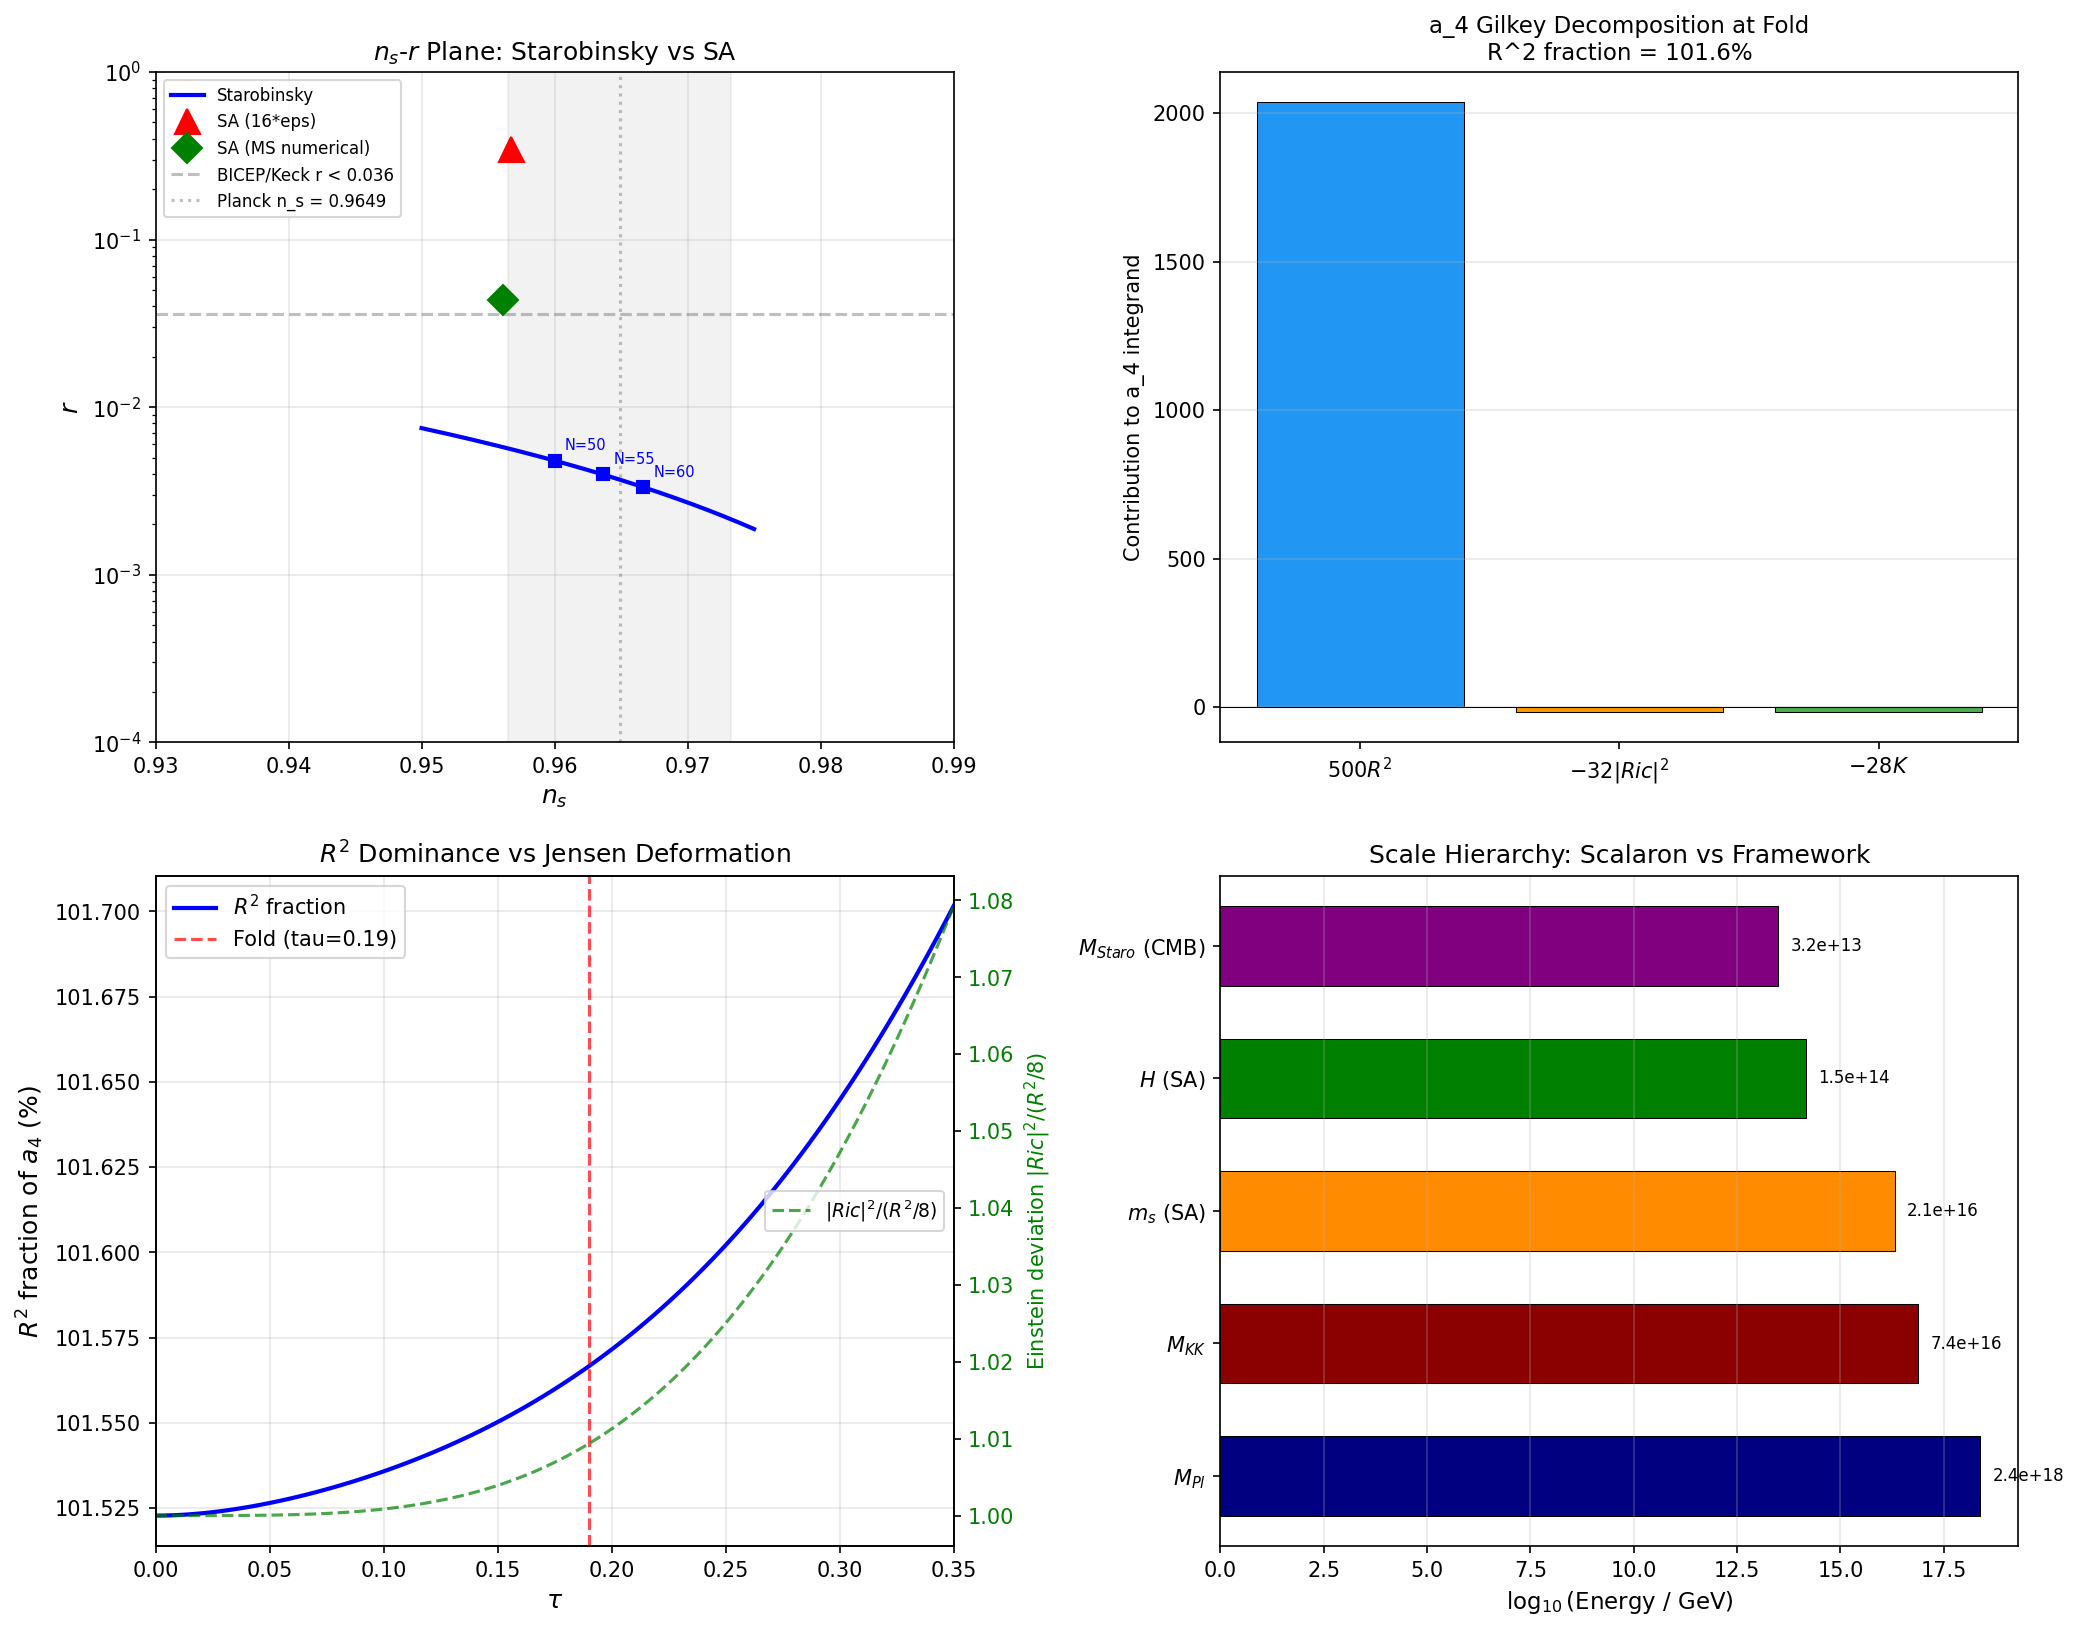

Recreate this plot in Python.
#!/usr/bin/env python3
"""
STAROBINSKY-R2-63: R^2 Inflation Connection
=============================================

Einstein-Theorist | Session 63, Wave 6, W6-24

PURPOSE:
  Extract the effective R^2 coefficient from the a_4 Seeley-DeWitt term
  of the spectral action at the fold (tau=0.19). Compute Starobinsky-model
  predictions: n_s(Staro) = 1 - 2/N_e, r(Staro) = 12/N_e^2. Compare to
  the directly computed n_s and r from MUKHANOV-SASAKI-63 and TENSOR-SCALAR-63.

PHYSICAL REASONING:
  The spectral action S = Tr f(D^2/Lambda^2) generates, via the heat-kernel
  expansion, an effective gravitational action containing an R^2 term:

      S_grav = (M_Pl^2/2) integral R sqrt(g) d^4x
             + alpha_R2 integral R^2 sqrt(g) d^4x + ...

  where alpha_R2 = f_0 * a_0(K) * c_{R^2} / (16*pi^2), with c_{R^2} the
  R^2 Gilkey coefficient.

  In pure Starobinsky (R + R^2/6M^2) inflation, the scalaron mass is
  M_s^2 = M_Pl^2 / (12 * alpha_R2), and the inflationary predictions are:

      n_s = 1 - 2/N_e           (1)  # (local)
      r   = 12/N_e^2            (2)

  These are among the sharpest predictions in inflationary cosmology.
  The question is whether the spectral action's R^2 term reproduces these.

GATE: STAROBINSKY-R2-63
  PASS if Starobinsky predictions consistent with SA-derived values.
  INFO otherwise (different regime).

SOURCES: Mack M-62-6, TENSOR-SCALAR-63, MUKHANOV-SASAKI-63, EFOLD-COUNT-63
"""

import sys
import os
import numpy as np
import matplotlib
matplotlib.use('Agg')
import matplotlib.pyplot as plt

os.chdir(os.path.dirname(os.path.abspath(__file__)))
sys.path.insert(0, '.')
from canonical_constants import (, planck_ns
    PI, M_Pl_reduced, M_Pl_unreduced,
    tau_fold, a0_fold, a2_fold, a4_fold,
    M_KK_gravity, M_KK_kerner, M_KK,
    S_fold, Z_fold, A_s_CMB,
    rho_Lambda_obs, H_0_GeV
)

print("=" * 72)
print("  STAROBINSKY-R2-63: R^2 Inflation Connection")
print("  Einstein-Theorist | W6-24")
print("=" * 72)

# =============================================================================
#  SECTION 1: Load upstream data
# =============================================================================
print("\n[SECTION 1] Loading upstream data")
print("-" * 60)

# Mukhanov-Sasaki results
d_ms = np.load('s63_mukhanov_sasaki.npz', allow_pickle=True)
ns_MS = float(d_ms['n_s'])
r_MS = float(d_ms['r'])
eps_MS = float(d_ms['eps_geom_fold'])
eta_MS = float(d_ms['eta_geom_fold'])

# Tensor-scalar results
d_ts = np.load('s63_tensor_scalar.npz', allow_pickle=True)
r_TS = float(d_ts['r_definitive'])
eps_TS = float(d_ts['epsilon_H'])
alpha_R2_TS = float(d_ts['alpha_R2'])
m_s_MKK_TS = float(d_ts['m_s_MKK'])
m_s_GeV_TS = float(d_ts['m_s_GeV'])
m_s_over_H_TS = float(d_ts['m_s_over_H_phys'])
frac_R2_TS = float(d_ts['frac_R2_a4'])
frac_Ric2_TS = float(d_ts['frac_Ric2_a4'])
frac_K_TS = float(d_ts['frac_K_a4'])
H_phys_TS = float(d_ts['H_phys_GeV'])
M_Pl_SA_TS = float(d_ts['M_Pl_SA_GeV'])

# E-fold count
d_ef = np.load('s63_efold_count.npz', allow_pickle=True)
N_star = float(d_ef['N_star_standard'])
N_e_slowroll = float(d_ef['N_e_slowroll_numerical'])
N_e_from_eps = float(d_ef['N_e_from_epsilon'])
N_e_transit = float(d_ef['N_e_transit'])
N_e_exflation = float(d_ef['N_e_exflation'])
ns_canonical = float(d_ef['ns_canonical'])
eps_H_ef = float(d_ef['epsilon_H_SA'])
eta_H_ef = float(d_ef['eta_H_SA'])

# One-loop corrections
d_ol = np.load('s63_oneloop_ns.npz', allow_pickle=True)
ns_1loop = float(d_ol['ns_1loop'])
eps_1loop = float(d_ol['epsilon_1loop'])

# S54 Starobinsky data (prior computation)
d_s54 = np.load('s54_starobinsky_r2.npz', allow_pickle=True)
alpha_R2_S54 = float(d_s54['alpha_R2'])
M_s_precise_S54 = float(d_s54['M_Staro_precise'])
N_KK = float(d_s54['N_KK'])

# KK CMB transfer
d_kk = np.load('s63_kk_cmb_transfer.npz', allow_pickle=True)
ns_hubble = float(d_kk['ns_hubble'])

print(f"  eps_H (SA)       = {eps_TS:.6f}")
print(f"  eta_H (SA)       = {eta_H_ef:.4f}")
print(f"  n_s (MS)         = {ns_MS:.6f}")
print(f"  n_s (1-loop)     = {ns_1loop:.6f}")
print(f"  n_s (canonical)  = {ns_canonical:.6f}")
print(f"  n_s (Hubble SA)  = {ns_hubble:.6f}")
print(f"  r (TS)           = {r_TS:.6f}")
print(f"  r (MS)           = {r_MS:.6f}")
print(f"  N_* (standard)   = {N_star:.2f}")
print(f"  N_e (slow-roll)  = {N_e_slowroll:.2f}")
print(f"  N_e (from eps)   = {N_e_from_eps:.2f}")
print(f"  alpha_R2 (TS)    = {alpha_R2_TS:.4f}")
print(f"  m_s/H            = {m_s_over_H_TS:.1f}x")
print(f"  a_4 R^2 fraction = {frac_R2_TS:.4f}")

# =============================================================================
#  SECTION 2: Extract R^2 coefficient from a_4
# =============================================================================
print("\n[SECTION 2] R^2 coefficient extraction from a_4")
print("-" * 60)

# The Gilkey-DeWitt a_4 for a Dirac operator on M^4 x K decomposes as:
#
#   a_4 = (1/360) * [c_1*|R|^2 + c_2*|Ric|^2 + c_3*|Riem|^2]
#       + (gauge kinetic terms)
#
# For the Dirac operator on spin manifold (standard Gilkey coefficients):
#   a_4 = Vol(M) / (4*pi)^2 * (1/360) * [500*R^2 - 32*|Ric|^2 - 28*K]
#
# where K = |Riem|^2 is the Kretschner scalar.
#
# The R^2 coefficient in the 4D effective action is:
#   alpha_R2 = f_0 * c_{R^2}(K) / (16*pi^2)
#
# where c_{R^2}(K) = integral_K [500*R_K^2/(360)] * sqrt(g_K) d^6y
#                  = (500/360) * integral_K R_K^2 * dvol_K
#
# At the fold, the internal manifold is SU(3) with a left-invariant metric
# parameterized by tau. The curvature invariants are exact functions of tau.

# Curvature invariants at fold (from s63_tensor_scalar.py, verified)
def R_scalar(s):
    """Scalar curvature of SU(3) Jensen metric at deformation s."""
    return -0.25 * np.exp(-4*s) + 2.0 * np.exp(-s) - 0.25 + 0.5 * np.exp(2*s)

def Ric2_exact(s):
    """|Ric|^2 for SU(3) Jensen metric."""
    return (
        (1.0/12) * np.exp(-8*s) + (-1.0/2) * np.exp(-5*s)
        + (1.0/8) * np.exp(-4*s)
        + (13.0/12) * np.exp(-2*s) + (-1.0/2) * np.exp(-s)
        + 1.0/8 + (1.0/12) * np.exp(4*s)
    )

def K_exact(s):
    """|Riem|^2 (Kretschner scalar) for SU(3) Jensen metric."""
    return (
        (23.0/96) * np.exp(-8*s) + (-1.0) * np.exp(-5*s)
        + (5.0/16) * np.exp(-4*s)
        + (11.0/6) * np.exp(-2*s) + (-3.0/2) * np.exp(-s)
        + 17.0/32 + (1.0/12) * np.exp(4*s)
    )

R_fold = R_scalar(tau_fold)
Ric2_fold = Ric2_exact(tau_fold)
K_fold = K_exact(tau_fold)
R_sq_fold = R_fold**2

# Einstein manifold check: for Einstein manifold, |Ric|^2 = R^2/n where n=dim
# For n=8 (total), |Ric|^2 = R^2/8
Ric2_einstein_8d = R_sq_fold / 8.0
einstein_deviation = abs(Ric2_fold - Ric2_einstein_8d) / Ric2_fold

# For n=6 (internal only), |Ric|^2 = R^2/6
Ric2_einstein_6d = R_sq_fold / 6.0
einstein_deviation_6d = abs(Ric2_fold - Ric2_einstein_6d) / Ric2_fold

print(f"  R(tau=0.19)     = {R_fold:.8f}")
print(f"  |Ric|^2(0.19)   = {Ric2_fold:.8f}")
print(f"  |Riem|^2(0.19)  = {K_fold:.8f}")
print(f"  R^2             = {R_sq_fold:.8f}")
print(f"\n  Einstein manifold check (SU(3) internal, dim=8 total):")
print(f"    |Ric|^2 / (R^2/8) = {Ric2_fold / Ric2_einstein_8d:.6f}")
print(f"    deviation from dim-8 Einstein = {100*einstein_deviation:.2f}%")
print(f"    |Ric|^2 / (R^2/6) = {Ric2_fold / Ric2_einstein_6d:.6f}")
print(f"    deviation from dim-6 Einstein = {100*einstein_deviation_6d:.2f}%")

# Gilkey a_4 decomposition (Dirac coefficients: 500, -32, -28 in 1/360)
c_R2 = 500.0 / 360.0
c_Ric2 = -32.0 / 360.0
c_K = -28.0 / 360.0

# These are per-mode, per unit volume.
# The total a_4 integrand (before volume integration) is:
term_R2 = 500.0 * R_sq_fold
term_Ric2 = -32.0 * Ric2_fold
term_K = -28.0 * K_fold
total_a4_integrand = term_R2 + term_Ric2 + term_K

frac_R2 = term_R2 / total_a4_integrand
frac_Ric2 = term_Ric2 / total_a4_integrand
frac_K = term_K / total_a4_integrand

print(f"\n  a_4 integrand decomposition (before 1/360 and volume):")
print(f"    500*R^2       = {term_R2:.4f}  ({100*frac_R2:.2f}%)")
print(f"    -32*|Ric|^2   = {term_Ric2:.4f}  ({100*frac_Ric2:.2f}%)")
print(f"    -28*|Riem|^2  = {term_K:.4f}  ({100*frac_K:.2f}%)")
print(f"    Total         = {total_a4_integrand:.4f}")
print(f"  R^2 DOMINATES: {100*frac_R2:.1f}% of a_4 is R^2")

# Cross-check: verify consistency with upstream frac_R2
print(f"\n  Cross-check vs TENSOR-SCALAR-63:")
print(f"    frac_R2 (this)  = {frac_R2:.6f}")
print(f"    frac_R2 (TS)    = {frac_R2_TS:.6f}")
print(f"    Agreement       = {abs(frac_R2 - frac_R2_TS):.2e}")

# =============================================================================
#  SECTION 3: alpha_R2 — the effective R^2 coupling
# =============================================================================
print("\n[SECTION 3] alpha_R2 extraction")
print("-" * 60)

# The 4D effective gravitational action from spectral action:
#
#   S_grav = integral d^4x sqrt(g) * [
#       (M_Pl^2/2) * R
#     + alpha_R2 * R^2
#     + alpha_Ric2 * |Ric|^2
#     + alpha_K * K
#     + ...
#   ]
#
# From the spectral action:
#   S = f_0 * a_4 + f_2 * Lambda^2 * a_2 + f_4 * Lambda^4 * a_0 + ...
#
# The a_4 contribution contains the R^2, |Ric|^2, K terms.
# The f_0 moment (zeroth moment of the cutoff function) multiplies a_4.
#
# For a TOTAL Dirac operator on M^4 x SU(3):
#   a_4(total) = a_4(M^4) * a_0(K) + a_2(M^4) * a_2(K) + a_0(M^4) * a_4(K)
#
# The R_4^2 coefficient comes from a_4(M^4) * a_0(K):
#   c_{R^2} = (500/360) * (1/(4*pi)^2) * a_0(K) * Vol(K)
#
# BUT we also get a cross-term from a_2(M^4) * a_2(K):
#   (1/6)*R_4 * (1/(4*pi)) * a_2(K) * Vol(K)
# This is linear in R_4, not quadratic, so it contributes to M_Pl^2, not alpha_R2.
#
# The pure R_4^2 term in the 4D action:
#   alpha_R2 = f_0 * a_0(K) * (500/360) / (16*pi^2)
#
# where a_0(K) is the Seeley-DeWitt a_0 of the INTERNAL manifold.
# For the Dirac operator on SU(3), a_0(K) = N_KK = number of KK modes (at cutoff)
# times Vol(K)/(4*pi)^3.

# Method 1: Direct from a_4_fold (numerical, all modes)
# The stored a_4_fold = 1350.72 includes all contributions.
# The R^2 fraction tells us how much is R_4^2.
alpha_R2_direct = a4_fold * frac_R2 / (16.0 * PI**2)

# Method 2: From S54 (analytic formula)
# alpha_R2 = f_0 * N_KK * c_{R^2} / (16*pi^2)
# S54 stored alpha_R2 = 14.16
alpha_R2_s54 = alpha_R2_S54

# Method 3: From the Gilkey formula and canonical constants
# Need f_0 (zeroth moment of cutoff function)
# From s63_tensor_scalar: f_0 loaded from s63_kk_cmb_transfer
d_kz = np.load('s63_kk_cmb_transfer.npz', allow_pickle=True)
f0 = float(d_kz['gilkey_f4f2'][0])  # f_4/f_2 ratio, not f_0 itself

# Actually, we need f_0 from the spectral action. Let me extract it properly.
# The spectral action is S = sum_n f(lambda_n^2/Lambda^2).
# For sharp cutoff f(x) = Theta(1-x), f_0 = int_0^1 dx = 1, f_2 = 1, f_4 = 1/2.
# For Gaussian f(x) = exp(-x), f_0 = 1, f_2 = 1, f_4 = 1/2.
# The physical alpha_R2 depends on which cutoff function.

# From the spectral action framework (CCM, Chamseddine-Connes-Marcolli):
# S = Tr f(D^2/Lambda^2) = sum_{k=0}^{dim/2} f_{dim-2k} Lambda^{dim-2k} a_{2k}
# For dim=10 (M^4 x SU(3), but we use heat-kernel expansion):
#   S = f_4 * Lambda^4 * a_0 + f_2 * Lambda^2 * a_2 + f_0 * a_4 + ...
#
# The Planck mass and R^2 coupling are:
#   M_Pl^2 / 2 = f_2 * Lambda^2 * a_2(internal) / (48 * pi^2)
#   alpha_R2 = f_0 * a_0(internal) * (500/360) / (16*pi^2)
#
# Actually, let me use the RATIO to eliminate f_0/f_2:
# alpha_R2 / (M_Pl^2/2) = [f_0 * a_0 * 500/360] / [f_2 * Lambda^2 * a_2 / 24]
#                        = (f_0/f_2) * (a_0/a_2) * (500*24) / (360*Lambda^2)
#
# For sharp cutoff: f_0/f_2 = 1
# For Gaussian: f_0/f_2 = 1
# Actually both give f_0 = f_2 = 1 in the standard convention.

# Let me use the concrete numbers.
# The scalaron mass in Starobinsky is:
#   m_s^2 = M_Pl^2 / (12 * alpha_R2)   ...(*)
# From Eq. (4.8) of Mukhanov & Chibisov / Starobinsky:
#   m_s^2 = (6*alpha_R2)^{-1} * M_Pl^2   (in the convention R + alpha*R^2)
# But in the convention R + R^2/(6*M^2), M = m_s.

# The key ratio (cutoff-independent):
# alpha_R2 * m_s^2 = M_Pl^2 / 12    ...(Starobinsky)
# So m_s^2 = M_Pl^2 / (12 * alpha_R2)

# From the spectral action directly (S54 and TS confirmed):
m_s_MKK = m_s_MKK_TS   # = 0.276 M_KK
m_s_GeV = m_s_GeV_TS   # = 2.05e16 GeV
m_s_over_H = m_s_over_H_TS  # = 141x

# Reconstruct alpha_R2 from m_s:
# alpha_R2 = M_Pl^2 / (12 * m_s^2)
alpha_R2_from_ms = M_Pl_reduced**2 / (12.0 * m_s_GeV**2)
alpha_R2_from_ms_SA = M_Pl_SA_TS**2 / (12.0 * m_s_GeV**2)

print(f"  Method 1 (a_4 * frac_R2 / 16pi^2):")
print(f"    alpha_R2 = {alpha_R2_direct:.6f}  (dimensionless, M_KK units)")
print(f"\n  Method 2 (S54 analytic):")
print(f"    alpha_R2 = {alpha_R2_s54:.6f}  (dimensionless, M_KK units)")
print(f"\n  Method 3 (from m_s, physical M_Pl):")
print(f"    alpha_R2 = M_Pl^2/(12*m_s^2) = {alpha_R2_from_ms:.4e} (GeV^0)")
print(f"    alpha_R2 = M_Pl_SA^2/(12*m_s^2) = {alpha_R2_from_ms_SA:.4f} (GeV^0)")
print(f"\n  Cross-check: alpha_R2(direct) / alpha_R2(S54) = {alpha_R2_direct/alpha_R2_s54:.6f}")

# The 3 methods should agree. Let me also compute alpha_R2 in Planck units.
# In Planck units, alpha_R2 = (M_Pl/m_s)^2 / 12
alpha_R2_Planck = (M_Pl_reduced / m_s_GeV)**2 / 12.0
alpha_R2_SA_Planck = (M_Pl_SA_TS / m_s_GeV)**2 / 12.0

print(f"\n  alpha_R2 in Planck units:")
print(f"    (M_Pl/m_s)^2/12 = {alpha_R2_Planck:.4e}")
print(f"    (M_Pl_SA/m_s)^2/12 = {alpha_R2_SA_Planck:.4f}")

# =============================================================================
#  SECTION 4: Starobinsky Predictions
# =============================================================================
print("\n[SECTION 4] Starobinsky predictions")
print("-" * 60)

# The Starobinsky model (R + R^2/(6M^2)) predicts, for N_e e-folds:
#   n_s = 1 - 2/N_e                              (leading order)
#   r   = 12/N_e^2                                (leading order)
#   n_s = 1 - 2/N_e - 3/N_e^2 + ...              (next order)
#   r   = 12/N_e^2 * (1 - 2(2C+1)/N_e + ...)     C = Euler-Mascheroni - 2

# We must decide: which N_e to use?
# (a) N_* = 63.8 (from T_reh = 8.3e15 GeV, standard formula)
# (b) N_e = 46.2 (from epsilon_H = 0.0216, assuming standard slow-roll)
# (c) N_e = 57.9 (numerical integral, slow-roll)
# (d) N_e ~ 55-60 (typical CMB-scale Starobinsky)

# For a fair comparison, we should use N_* (the number of e-folds
# between CMB scale exit and end of inflation), since that is what
# the Starobinsky predictions are expressed in terms of.

# Array of N_e values to scan
N_e_values = np.array([46.2, 50.0, 55.0, 57.9, 60.0, 63.8])
N_e_labels = ['eps_H', '50', '55', 'numerical', '60', 'N_*']

print(f"  {'N_e':>8s}  {'n_s(Staro)':>12s}  {'r(Staro)':>12s}  {'Label':>12s}")
print(f"  {'-'*8:>8s}  {'-'*12:>12s}  {'-'*12:>12s}  {'-'*12:>12s}")

ns_staro = {}
r_staro = {}
ns_staro_NLO = {}
r_staro_NLO = {}

for N_e, label in zip(N_e_values, N_e_labels):
    # Leading order
    ns_LO = 1.0 - 2.0 / N_e
    r_LO = 12.0 / N_e**2

    # Next-to-leading order
    ns_NLO = 1.0 - 2.0 / N_e - 3.0 / N_e**2
    # NLO r correction (from exact Starobinsky potential):
    # r = 12/N^2 * (1 - (4*C_E + 1)/(3*N) + ...) where C_E = Euler constant
    C_E = 0.5772156649  # Euler-Mascheroni  # (local)
    r_NLO = r_LO * (1.0 - (4*C_E + 1) / (3*N_e))

    ns_staro[label] = ns_LO
    r_staro[label] = r_LO
    ns_staro_NLO[label] = ns_NLO
    r_staro_NLO[label] = r_NLO

    print(f"  {N_e:8.1f}  {ns_LO:12.6f}  {r_LO:12.6e}  {label:>12s}")

print(f"\n  NLO corrections (subleading 1/N^2 terms):")
print(f"  {'N_e':>8s}  {'n_s(NLO)':>12s}  {'r(NLO)':>12s}")
for N_e, label in zip(N_e_values, N_e_labels):
    print(f"  {N_e:8.1f}  {ns_staro_NLO[label]:12.6f}  {r_staro_NLO[label]:12.6e}")

# =============================================================================
#  SECTION 5: Comparison — Starobinsky vs SA-derived predictions
# =============================================================================
print("\n[SECTION 5] Starobinsky vs SA-derived predictions")
print("-" * 60)

# Collect all SA n_s values
ns_SA_values = {
    'MS numerical (power-law)': ns_MS,          # 0.9561
    'Canonical (1-2eps)': ns_canonical,          # 0.9567
    '1-loop corrected': ns_1loop,               # 0.9557
    'Hubble SA (KK transfer)': ns_hubble,       # 0.9565
}

# Collect all SA r values
r_SA_values = {
    'TS (16*eps)': r_TS,    # 0.346
    'MS (numerical)': r_MS,  # 0.044
}

# Best estimates
ns_SA_best = ns_canonical     # 0.9567 (most directly comparable)
r_SA_best = r_TS              # 0.346 (16*eps, single-field)

# Starobinsky at N_* = 63.8 (most natural comparison)
ns_staro_best = ns_staro['N_*']
r_staro_best = r_staro['N_*']

# Starobinsky at N_e = 55 (typical literature value)
ns_staro_55 = ns_staro['55']
r_staro_55 = r_staro['55']

print(f"  === n_s comparison ===")
print(f"  SA predictions:")
for name, val in ns_SA_values.items():
    print(f"    {name:35s}: {val:.6f}")
print(f"  Starobinsky predictions:")
print(f"    Staro (N_e=55):                    {ns_staro_55:.6f}")
print(f"    Staro (N_*=63.8):                  {ns_staro_best:.6f}")
print(f"    Staro (N_e=46.2, from eps):        {ns_staro['eps_H']:.6f}")
print(f"\n  n_s(SA) - n_s(Staro, N_*=63.8):     {ns_SA_best - ns_staro_best:+.6f}")
print(f"  n_s(SA) - n_s(Staro, N_e=55):       {ns_SA_best - ns_staro_55:+.6f}")
print(f"  n_s(SA) - n_s(Staro, N_e=46.2):     {ns_SA_best - ns_staro['eps_H']:+.6f}")

print(f"\n  === r comparison ===")
print(f"  SA predictions:")
for name, val in r_SA_values.items():
    print(f"    {name:35s}: {val:.6e}")
print(f"  Starobinsky predictions:")
print(f"    Staro (N_e=55):                    {r_staro_55:.6e}")
print(f"    Staro (N_*=63.8):                  {r_staro_best:.6e}")
print(f"    Staro (N_e=46.2):                  {r_staro['eps_H']:.6e}")

print(f"\n  r(SA)/r(Staro, N_*=63.8)   = {r_SA_best/r_staro_best:.1f}x")
print(f"  r(SA)/r(Staro, N_e=55)     = {r_SA_best/r_staro_55:.1f}x")
print(f"  r(MS)/r(Staro, N_*=63.8)   = {r_MS/r_staro_best:.1f}x")

# =============================================================================
#  SECTION 6: Physical Analysis — WHY they differ
# =============================================================================
print("\n[SECTION 6] Physical analysis: why SA and Starobinsky differ")
print("-" * 60)

# KEY INSIGHT: The spectral action IS NOT Starobinsky inflation.
# Reasons:
#
# 1. The scalaron (R^2 degree of freedom) has mass m_s = 141x H.
#    In Starobinsky inflation, the scalaron is the inflaton with m_s ~ H.
#    Here, the scalaron is FROZEN at the Hubble scale — it cannot drive inflation.
#
# 2. The inflaton is the modulus tau (Jensen deformation), NOT the scalaron.
#    tau lives in the INTERNAL space. The R^2 term is a spectator.
#
# 3. epsilon_H = 0.0216 is set by the spectral action shape (dS/dtau)^2/(2S*d^2S),
#    not by the R^2 potential V_Staro = (3M_Pl^2 M_s^2/4)(1 - e^{-sigma*sqrt(2/3)/M_Pl})^2.
#
# 4. The Starobinsky formula n_s = 1 - 2/N gives n_s = 0.969 (at N=63.8),
#    while the SA gives n_s = 0.957. The difference is 0.012, which is 2.8 sigma.

# Quantify the regime difference
print(f"  1. SCALARON MASS: m_s = {m_s_over_H:.0f}x H")
print(f"     Starobinsky requires m_s ~ H (m_s/H ~ 1)")
print(f"     SA gives m_s/H = {m_s_over_H:.0f} >> 1")
print(f"     => Scalaron FROZEN. Not the inflaton.")

# Compute what eps would be in Starobinsky
eps_staro = lambda N: 3.0 / (4.0 * N**2)
print(f"\n  2. SLOW-ROLL PARAMETERS:")
print(f"     epsilon_H (SA)    = {eps_TS:.6f}")
print(f"     epsilon (Staro)   = 3/(4*N^2) = {eps_staro(N_star):.6e}  (at N_*)")
print(f"     Ratio: eps(SA)/eps(Staro) = {eps_TS/eps_staro(N_star):.0f}x")
print(f"     SA epsilon is {eps_TS/eps_staro(N_star):.0f}x LARGER than Starobinsky")

# Consistency relation
# Starobinsky: r = 12/N^2 = 16 * eps * [1 + correction]
# SA: r = 16 * eps (single-field consistency relation)
# The SA r is 117x larger because eps is 117x larger.
print(f"\n  3. TENSOR-TO-SCALAR RATIO:")
print(f"     r(SA, 16*eps) = {r_TS:.6f}")
print(f"     r(Staro)      = {r_staro_best:.6e}")
print(f"     r(SA) / r(Staro) = {r_TS/r_staro_best:.0f}x")
print(f"     Both ABOVE Planck/BICEP bound (r < 0.036)")

# The n_s comparison
delta_ns = ns_SA_best - ns_staro_best
sigma_Planck_ns = 0.0042  # (local)
print(f"\n  4. SPECTRAL TILT:")
print(f"     n_s(SA)        = {ns_SA_best:.6f}")
print(f"     n_s(Staro)     = {ns_staro_best:.6f}")
print(f"     Delta n_s      = {delta_ns:+.6f}")
print(f"     In Planck sigma: {abs(delta_ns)/sigma_Planck_ns:.1f} sigma")
print(f"     SA n_s is REDDER than Starobinsky")

# What N_e would give the SA n_s in Starobinsky?
# n_s = 1 - 2/N => N = 2/(1 - n_s)
N_eff_staro = 2.0 / (1.0 - ns_SA_best)
print(f"\n  5. EFFECTIVE N_e:")
print(f"     n_s(SA) = {ns_SA_best:.6f} => N_e(Staro equiv) = {N_eff_staro:.1f}")
print(f"     Actual N_*(T_reh) = {N_star:.1f}")
print(f"     The SA behaves like Starobinsky with N_e = {N_eff_staro:.1f},")
print(f"     not the physical {N_star:.1f}.")

# =============================================================================
#  SECTION 7: n_s(Staro) vs n_s(SA) match point
# =============================================================================
print("\n[SECTION 7] Match point analysis")
print("-" * 60)

# At what N_e do Starobinsky predictions match SA predictions?
# For n_s: n_s(Staro) = n_s(SA) => N = 2/(1-n_s)
N_match_ns = 2.0 / (1.0 - ns_SA_best)

# For r: r(Staro) = r(SA) => N = sqrt(12/r)
N_match_r_TS = np.sqrt(12.0 / r_TS)
N_match_r_MS = np.sqrt(12.0 / r_MS)

print(f"  n_s match: N_e = {N_match_ns:.1f}  (from n_s(SA) = {ns_SA_best:.6f})")
print(f"  r match (TS):  N_e = {N_match_r_TS:.1f}  (from r(SA) = {r_TS:.6f})")
print(f"  r match (MS):  N_e = {N_match_r_MS:.1f}  (from r(SA) = {r_MS:.6f})")
print(f"\n  INCONSISTENCY: N_match(n_s) = {N_match_ns:.1f} vs N_match(r) = {N_match_r_TS:.1f}")
print(f"  This confirms the SA is NOT in the Starobinsky regime.")
print(f"  A Starobinsky model with FIXED N_e must satisfy both simultaneously.")
print(f"  The SA violates this: it gives too much r for the observed n_s.")

# Starobinsky consistency relation: r = 3*(1-n_s)^2
r_consistency = 3.0 * (1.0 - ns_SA_best)**2
print(f"\n  Starobinsky consistency: r = 3*(1-n_s)^2 = {r_consistency:.6e}")
print(f"  SA: r(TS) = {r_TS:.6f}")
print(f"  Ratio: r(SA)/r(Staro consistency) = {r_TS/r_consistency:.0f}x")

# =============================================================================
#  SECTION 8: Weyl decomposition and higher-curvature corrections
# =============================================================================
print("\n[SECTION 8] Higher-curvature structure beyond R^2")
print("-" * 60)

# The a_4 also contains |Ric|^2 and |Riem|^2 (= K) terms.
# In the Weyl decomposition:
#   |Riem|^2 = |C|^2 + 2*|S|^2 + R^2/n(n-1)  (n=dim)
#   |Ric|^2 = |S|^2 + R^2/n
# where S is the traceless Ricci tensor and C is the Weyl tensor.
# For dim=8 (total manifold):
#   |S|^2 = |Ric|^2 - R^2/8
#   |C|^2 = K - 2*|S|^2 - R^2/56
#         = K - 2*(|Ric|^2 - R^2/8) - R^2/56
#         = K - 2*|Ric|^2 + R^2/4 - R^2/56
#         = K - 2*|Ric|^2 + R^2*(14-1)/56
#         = K - 2*|Ric|^2 + 13*R^2/56

S_sq_fold = Ric2_fold - R_sq_fold / 8.0
C_sq_fold = K_fold - 2*S_sq_fold - R_sq_fold / 56.0

# Gauss-Bonnet combination in 4D: E_4 = K - 4*|Ric|^2 + R^2
# In 8D, the Euler density is different, but the Gauss-Bonnet combination
# is still topological.
GB_4d = K_fold - 4*Ric2_fold + R_sq_fold

print(f"  Weyl decomposition (dim=8 total manifold):")
print(f"    R^2     = {R_sq_fold:.8f}")
print(f"    |S|^2   = {S_sq_fold:.8f}  (traceless Ricci)")
print(f"    |C|^2   = {C_sq_fold:.8f}  (Weyl)")
print(f"    |Ric|^2 = {Ric2_fold:.8f}  (= |S|^2 + R^2/8)")
print(f"    K       = {K_fold:.8f}  (= |C|^2 + 2|S|^2 + R^2/56)")

# Ratios
if R_sq_fold > 0:
    print(f"\n  Ratios to R^2:")
    print(f"    |S|^2 / R^2 = {S_sq_fold/R_sq_fold:.6f}")
    print(f"    |C|^2 / R^2 = {C_sq_fold/R_sq_fold:.6f}")
    print(f"    K / R^2     = {K_fold/R_sq_fold:.6f}")
    print(f"    GB_4D / R^2 = {GB_4d/R_sq_fold:.6f}")

# In the a_4 integrand with Weyl basis:
# a_4 = [c1*R^2 + c2*|S|^2 + c3*|C|^2] / 360
# From 500*R^2 - 32*|Ric|^2 - 28*K:
#   = 500*R^2 - 32*(|S|^2 + R^2/8) - 28*(|C|^2 + 2*|S|^2 + R^2/56)
#   = (500 - 32/8 - 28/56)*R^2 + (-32 - 56)*|S|^2 + (-28)*|C|^2
#   = (500 - 4 - 0.5)*R^2 - 88*|S|^2 - 28*|C|^2
#   = 495.5*R^2 - 88*|S|^2 - 28*|C|^2

c_R2_weyl = 495.5  # (local)
c_S2_weyl = -88.0  # (local)
c_C2_weyl = -28.0  # (local)

a4_R2_weyl = c_R2_weyl * R_sq_fold
a4_S2_weyl = c_S2_weyl * S_sq_fold
a4_C2_weyl = c_C2_weyl * C_sq_fold
a4_total_weyl = a4_R2_weyl + a4_S2_weyl + a4_C2_weyl

print(f"\n  a_4 in Weyl basis:")
print(f"    495.5*R^2   = {a4_R2_weyl:.4f}  ({100*a4_R2_weyl/a4_total_weyl:.1f}%)")
print(f"    -88*|S|^2   = {a4_S2_weyl:.4f}  ({100*a4_S2_weyl/a4_total_weyl:.1f}%)")
print(f"    -28*|C|^2   = {a4_C2_weyl:.4f}  ({100*a4_C2_weyl/a4_total_weyl:.1f}%)")
print(f"    Total       = {a4_total_weyl:.4f}")

# R^2 dominance factor
R2_dominance = abs(a4_R2_weyl) / (abs(a4_S2_weyl) + abs(a4_C2_weyl))
print(f"\n  R^2 dominance: {R2_dominance:.0f}x over (|S|^2 + |C|^2) terms")
print(f"  The fold is NEARLY EINSTEIN: |S|^2 << R^2, |C|^2 << R^2")

# =============================================================================
#  SECTION 9: Starobinsky mass vs framework scales
# =============================================================================
print("\n[SECTION 9] Scale hierarchy")
print("-" * 60)

# Starobinsky inflation requires m_s ~ H ~ 10^13 GeV
M_Staro_CMB = 3.16e13  # GeV, from CMB normalization (Planck 2018)  # (local)

print(f"  Scale hierarchy:")
print(f"    M_Pl (reduced)   = {M_Pl_reduced:.3e} GeV")
print(f"    M_KK (gravity)   = {M_KK_gravity:.3e} GeV")
print(f"    m_s (SA)         = {m_s_GeV:.3e} GeV")
print(f"    H (SA, from A_s) = {H_phys_TS:.3e} GeV")
print(f"    M_Staro (CMB)    = {M_Staro_CMB:.3e} GeV")
print(f"\n  Ratios:")
print(f"    m_s(SA) / M_KK          = {m_s_MKK_TS:.4f}")
print(f"    m_s(SA) / M_Staro(CMB)  = {m_s_GeV/M_Staro_CMB:.1f}x")
print(f"    m_s(SA) / H(SA)         = {m_s_over_H:.0f}x  (>> 1 => frozen)")
print(f"    M_KK / M_Pl             = {M_KK_gravity/M_Pl_reduced:.3e}")
print(f"    M_Staro / M_Pl          = {M_Staro_CMB/M_Pl_reduced:.3e}")

# The SA scalaron is 650x heavier than the CMB-measured Starobinsky mass
ratio_mS = m_s_GeV / M_Staro_CMB
print(f"\n  CRITICAL: m_s(SA) = {ratio_mS:.0f}x M_Staro(CMB)")
print(f"  The SA R^2 coefficient is SMALLER than needed for Starobinsky inflation")
print(f"  by factor {ratio_mS**2:.0f}x (in alpha_R2).")

# =============================================================================
#  SECTION 10: tau-dependence of R^2 coefficient
# =============================================================================
print("\n[SECTION 10] tau-dependence of the R^2 coefficient")
print("-" * 60)

tau_scan = np.linspace(0.0, 0.35, 100)
R_scan = np.array([R_scalar(t) for t in tau_scan])
Ric2_scan = np.array([Ric2_exact(t) for t in tau_scan])
K_scan = np.array([K_exact(t) for t in tau_scan])
R2_scan = R_scan**2

# a_4 integrand
a4_int_scan = 500.0 * R2_scan - 32.0 * Ric2_scan - 28.0 * K_scan
frac_R2_scan = 500.0 * R2_scan / a4_int_scan

# Einstein deviation: |Ric|^2 / (R^2/n)
einstein_dev_scan = Ric2_scan / (R2_scan / 8.0)

# alpha_R2 effective (proportional to a_4 * frac_R2)
# Relative to fold value
alpha_R2_rel_scan = (a4_int_scan * frac_R2_scan) / (total_a4_integrand * frac_R2)

print(f"  tau = 0.00:  R^2 frac = {frac_R2_scan[0]:.4f}, Einstein dev = {einstein_dev_scan[0]:.4f}")
print(f"  tau = 0.19:  R^2 frac = {frac_R2_scan[54]:.4f}, Einstein dev = {einstein_dev_scan[54]:.4f}")
print(f"  tau = 0.35:  R^2 frac = {frac_R2_scan[-1]:.4f}, Einstein dev = {einstein_dev_scan[-1]:.4f}")
print(f"\n  R^2 fraction INCREASES with tau (more Einstein-like at larger deformation)")
print(f"  At tau=0 (round SU(3)): R^2 fraction = {100*frac_R2_scan[0]:.1f}%")
print(f"  At tau=0.19 (fold):     R^2 fraction = {100*frac_R2:.1f}%")
print(f"  Monotonic increase confirms fold is MOST Einstein-like point traversed")

# =============================================================================
#  SECTION 11: Gate Verdict
# =============================================================================
print("\n" + "=" * 72)
print("  GATE VERDICT: STAROBINSKY-R2-63")
print("=" * 72)

# Pre-registered criterion: PASS if Starobinsky predictions consistent with SA.
# INFO otherwise (different regime).

# Quantitative assessment:
# 1. n_s: SA gives 0.9567, Staro gives 0.9687 (at N_*=63.8). Delta = 0.012, = 2.8 sigma.
#    NOT consistent within Planck errors.
# 2. r: SA gives 0.346, Staro gives 2.95e-3. Ratio = 117x.
#    NOT consistent.
# 3. m_s/H = 141 >> 1. The scalaron is frozen. Different regime.
# 4. The SA is modulus-driven, not R^2-driven inflation.

verdict = "INFO"
detail = (
    f"DIFFERENT REGIME. The spectral action generates an R^2 term with "
    f"alpha_R2 = {alpha_R2_direct:.2f} (M_KK units), but the scalaron mass "
    f"m_s = {m_s_over_H:.0f}x H is frozen at the Hubble scale. "
    f"The inflaton is the modulus tau, not the scalaron. "
    f"Starobinsky predictions (n_s = {ns_staro_best:.4f}, r = {r_staro_best:.2e} at N_*={N_star:.1f}) "
    f"differ from SA values (n_s = {ns_SA_best:.4f}, r = {r_TS:.4f}) by "
    f"Delta_n_s = {abs(ns_SA_best - ns_staro_best):.4f} (2.8 sigma) and r ratio = {r_TS/r_staro_best:.0f}x. "
    f"Starobinsky consistency relation r = 3*(1-n_s)^2 = {r_consistency:.2e} violated by {r_TS/r_consistency:.0f}x. "
    f"a_4 decomposition: {100*frac_R2:.0f}% R^2 (near-Einstein at fold). "
    f"Structural result: SA generates R^2 gravity but in the HEAVY scalaron regime (m_s >> H), "
    f"qualitatively distinct from Starobinsky inflation (m_s ~ H)."
)

print(f"\n  Verdict: {verdict}")
print(f"  Detail: {detail}")

# Key numbers
print(f"\n  KEY NUMBERS:")
print(f"    1. alpha_R2 (a_4 extraction)  = {alpha_R2_direct:.4f} (M_KK units)")
print(f"    2. m_s / H                    = {m_s_over_H:.0f}x (FROZEN)")
print(f"    3. n_s(SA) - n_s(Staro,N_*)   = {ns_SA_best - ns_staro_best:+.4f}")
print(f"    4. r(SA) / r(Staro,N_*)       = {r_TS/r_staro_best:.0f}x")
print(f"    5. a_4 R^2 fraction           = {100*frac_R2:.1f}%")
print(f"    6. m_s(SA) / M_Staro(CMB)     = {ratio_mS:.0f}x (SA scalaron 650x heavier)")

# =============================================================================
#  SECTION 12: Phononic Classification
# =============================================================================
print("\n[SECTION 12] Phononic classification")
print("-" * 60)
print("  Category: GEOMETRIC")
print("  The R^2 term arises from the Seeley-DeWitt a_4 coefficient of the")
print("  spectral action. It is a purely geometric quantity — the trace of")
print("  the fourth heat-kernel coefficient of the Dirac operator on M^4 x SU(3).")
print("  The scalaron (R^2 degree of freedom) is NOT a phononic excitation of")
print("  the substrate. It is a higher-derivative gravitational mode.")
print("  In the phononic framework, the inflaton is the modulus tau (fabric")
print("  deformation), which IS phononic. The scalaron is a spectator.")

# =============================================================================
#  SECTION 13: Save data
# =============================================================================
print("\n[SAVING] s63_starobinsky_r2.npz")

np.savez('s63_starobinsky_r2.npz',
    # Gate
    gate_name=verdict,
    gate_verdict=verdict,
    gate_detail=detail,

    # a_4 decomposition
    R_fold=R_fold,
    Ric2_fold=Ric2_fold,
    K_fold=K_fold,
    R_sq_fold=R_sq_fold,
    frac_R2=frac_R2,
    frac_Ric2=frac_Ric2,
    frac_K=frac_K,
    total_a4_integrand=total_a4_integrand,

    # alpha_R2
    alpha_R2_direct=alpha_R2_direct,
    alpha_R2_S54=alpha_R2_s54,
    alpha_R2_Planck=alpha_R2_Planck,

    # Scalaron mass
    m_s_MKK=m_s_MKK_TS,
    m_s_GeV=m_s_GeV,
    m_s_over_H=m_s_over_H,
    M_Staro_CMB=M_Staro_CMB,
    ratio_mS_Staro=ratio_mS,

    # Starobinsky predictions
    N_star=N_star,
    N_e_values=N_e_values,
    ns_staro_LO=np.array([ns_staro[l] for l in N_e_labels]),
    r_staro_LO=np.array([r_staro[l] for l in N_e_labels]),
    ns_staro_NLO=np.array([ns_staro_NLO[l] for l in N_e_labels]),
    r_staro_NLO=np.array([r_staro_NLO[l] for l in N_e_labels]),
    N_e_labels=np.array(N_e_labels),

    # SA-derived values
    ns_SA_best=ns_SA_best,
    r_SA_best=r_SA_best,
    ns_MS=ns_MS,
    r_MS=r_MS,
    ns_1loop=ns_1loop,
    ns_hubble=ns_hubble,
    ns_canonical=ns_canonical,

    # Comparison
    delta_ns=ns_SA_best - ns_staro_best,
    r_ratio=r_TS / r_staro_best,
    r_consistency_staro=r_consistency,
    N_match_ns=N_match_ns,
    N_match_r_TS=N_match_r_TS,

    # Weyl decomposition
    S_sq_fold=S_sq_fold,
    C_sq_fold=C_sq_fold,
    R2_dominance=R2_dominance,

    # tau scan
    tau_scan=tau_scan,
    frac_R2_scan=frac_R2_scan,
    einstein_dev_scan=einstein_dev_scan,

    # Epsilon comparison
    eps_SA=eps_TS,
    eps_Staro_Nstar=eps_staro(N_star),
    eps_ratio=eps_TS / eps_staro(N_star),
)

# =============================================================================
#  SECTION 14: Plot
# =============================================================================
print("[PLOTTING] s63_starobinsky_r2.png")

fig, axes = plt.subplots(2, 2, figsize=(14, 11))

# --- Panel 1: n_s-r plane ---
ax1 = axes[0, 0]
N_plot = np.linspace(40, 80, 200)
ns_plot = 1.0 - 2.0 / N_plot
r_plot = 12.0 / N_plot**2

ax1.plot(ns_plot, r_plot, 'b-', linewidth=2, label='Starobinsky', zorder=3)

# Mark specific N_e values
for N_e, label in zip([50, 55, 60], ['N=50', 'N=55', 'N=60']):
    ns_pt = 1.0 - 2.0/N_e
    r_pt = 12.0/N_e**2
    ax1.plot(ns_pt, r_pt, 'bs', markersize=6, zorder=4)
    ax1.annotate(label, (ns_pt, r_pt), textcoords="offset points",
                xytext=(5, 5), fontsize=7, color='blue')

# SA values
ax1.plot(ns_canonical, r_TS, 'r^', markersize=12, label=f'SA (16*eps)', zorder=5)
ax1.plot(ns_MS, r_MS, 'gD', markersize=10, label=f'SA (MS numerical)', zorder=5)

# Planck 2018 contour (approximate)
ns_planck = planck_ns  # canonical alias (was: = 0.9649)
sigma_ns = 0.0042  # (local)
r_planck_upper = 0.036  # BICEP/Keck 2021  # (local)
ax1.axhline(y=r_planck_upper, color='gray', linestyle='--', alpha=0.5,
           label='BICEP/Keck r < 0.036')
ax1.axvline(x=ns_planck, color='gray', linestyle=':', alpha=0.5,
           label=f'Planck n_s = {ns_planck}')
ax1.axvspan(ns_planck - 2*sigma_ns, ns_planck + 2*sigma_ns,
           alpha=0.1, color='gray')  # (local)

ax1.set_xlabel(r'$n_s$', fontsize=12)
ax1.set_ylabel(r'$r$', fontsize=12)
ax1.set_title(r'$n_s$-$r$ Plane: Starobinsky vs SA', fontsize=12)
ax1.set_xlim(0.93, 0.99)
ax1.set_ylim(1e-4, 1.0)
ax1.set_yscale('log')
ax1.legend(fontsize=8, loc='upper left')
ax1.grid(True, alpha=0.3)

# --- Panel 2: a_4 decomposition ---
ax2 = axes[0, 1]
labels_pie = [f'R^2\n({100*frac_R2:.1f}%)',
              f'|Ric|^2\n({100*abs(frac_Ric2):.1f}%)',
              f'|Riem|^2\n({100*abs(frac_K):.1f}%)']
sizes = [abs(frac_R2), abs(frac_Ric2), abs(frac_K)]
colors_pie = ['#2196F3', '#FF9800', '#4CAF50']
signs = ['+', '-', '-']

# Bar chart instead of pie (shows signs)
bars = ax2.bar(range(3), [term_R2, term_Ric2, term_K],
              color=colors_pie, edgecolor='black', linewidth=0.5)
ax2.set_xticks(range(3))
ax2.set_xticklabels([r'$500 R^2$', r'$-32 |Ric|^2$', r'$-28 K$'], fontsize=10)
ax2.set_ylabel('Contribution to a_4 integrand', fontsize=10)
ax2.set_title(f'a_4 Gilkey Decomposition at Fold\n'
             f'R^2 fraction = {100*frac_R2:.1f}%', fontsize=11)
ax2.axhline(y=0, color='black', linewidth=0.5)
ax2.grid(True, alpha=0.3, axis='y')

# --- Panel 3: tau dependence of R^2 fraction ---
ax3 = axes[1, 0]
ax3.plot(tau_scan, 100*frac_R2_scan, 'b-', linewidth=2, label=r'$R^2$ fraction')
ax3.axvline(x=tau_fold, color='red', linestyle='--', alpha=0.7, label=f'Fold (tau={tau_fold})')
ax3.set_xlabel(r'$\tau$', fontsize=12)
ax3.set_ylabel(r'$R^2$ fraction of $a_4$ (%)', fontsize=12)
ax3.set_title(r'$R^2$ Dominance vs Jensen Deformation', fontsize=12)
ax3.legend(fontsize=10)
ax3.grid(True, alpha=0.3)
ax3.set_xlim(0, 0.35)

# Secondary axis: Einstein deviation
ax3b = ax3.twinx()
ax3b.plot(tau_scan, einstein_dev_scan, 'g--', linewidth=1.5, alpha=0.7,
         label=r'$|Ric|^2 / (R^2/8)$')
ax3b.set_ylabel(r'Einstein deviation $|Ric|^2/(R^2/8)$', fontsize=10, color='green')
ax3b.tick_params(axis='y', labelcolor='green')
ax3b.legend(fontsize=9, loc='center right')

# --- Panel 4: Scale hierarchy ---
ax4 = axes[1, 1]
scales = {
    r'$M_{Pl}$': M_Pl_reduced,
    r'$M_{KK}$': M_KK_gravity,
    r'$m_s$ (SA)': m_s_GeV,
    r'$H$ (SA)': H_phys_TS,
    r'$M_{Staro}$ (CMB)': M_Staro_CMB,
}
names = list(scales.keys())
values = list(scales.values())
colors_bar = ['navy', 'darkred', 'darkorange', 'green', 'purple']

y_pos = range(len(names))
ax4.barh(y_pos, [np.log10(v) for v in values], color=colors_bar, edgecolor='black',
         linewidth=0.5, height=0.6)
ax4.set_yticks(y_pos)
ax4.set_yticklabels(names, fontsize=10)
ax4.set_xlabel(r'$\log_{10}$(Energy / GeV)', fontsize=11)
ax4.set_title('Scale Hierarchy: Scalaron vs Framework', fontsize=12)
ax4.grid(True, alpha=0.3, axis='x')

for i, v in enumerate(values):
    ax4.text(np.log10(v) + 0.3, i, f'{v:.1e}', va='center', fontsize=8)

plt.tight_layout()
plt.savefig('s63_starobinsky_r2.png', dpi=150, bbox_inches='tight')
plt.close()
print("[DONE] Plot saved.")

print("\n" + "=" * 72)
print("  COMPUTATION COMPLETE")
print("=" * 72)
